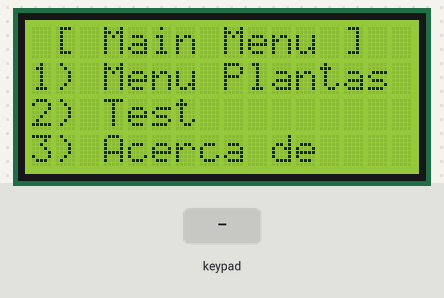
Bench run of a sketch on a simulated Arduino Uno, built with avr-gcc and run on an emulated ATmega328P. Parts: 16×4 character LCD. Inputs (shaded band) come from the test bench. What the sketch prints to the serial monitor is not drawn.

Above: at 1.2 s.
1.3 s: key '3' pressed
At 1.9 s:
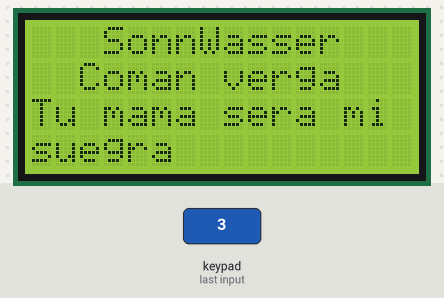
8.9 s: keypad keys 1 3 9 7 # pressed 0.4 s apart
At 10.3 s:
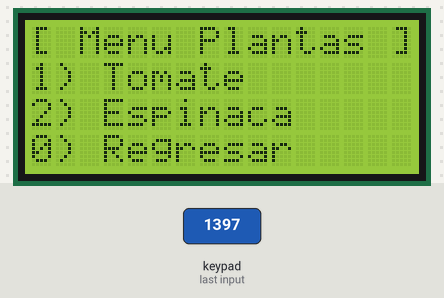
12.4 s: keypad keys 5 4 3 2 * pressed 0.4 s apart
At 14.6 s:
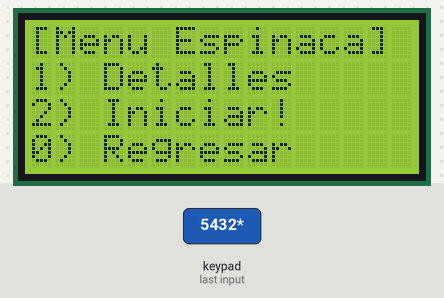
17.5 s: key '0' pressed
At 18.0 s:
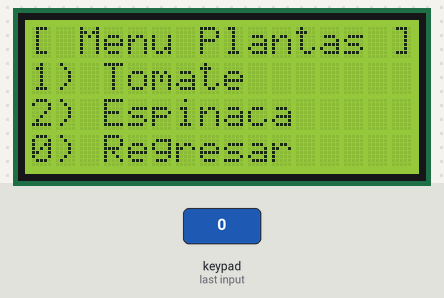
Timing chart, 0 to 20.1 s (numbered marks = the images above; inputs shaded):
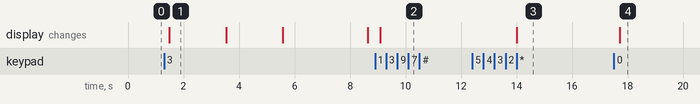

Measured:
- after the input at 1.3 s, the display: changes after 0.18 s (image 1)
- after the input at 8.9 s, the display: changes after 0.18 s (image 2)
- after the input at 12.4 s, the display: changes after 1.6 s (image 3)
- after the input at 17.5 s, the display: changes after 0.21 s (image 4)
- what the display in image 1 shows lasts 2.0 s, from 1.5 s to 3.5 s

The sketch:

sonnwasser.ino
```cpp
#include <LiquidCrystal_I2C.h>
#include <Keypad.h>
#define COL 16
#define LINES 4
#define ROWS 4
#define COLS 4

const char keys[ROWS][COLS] = {
  {'1','2','3','A'},
  {'4','5','6','B'},
  {'7','8','9','C'},
  {'*','0','#','D'}
};

int i,luz,hum;
float tem;

const byte rowPins[ROWS] = {9,8,7,6}; const byte colPins[COLS] = {5,4,3,2};

Keypad kpad=Keypad(makeKeymap(keys),rowPins,colPins,ROWS,COLS);
LiquidCrystal_I2C lcd(0x27,COL,LINES);

void setup(){
  Serial.begin(9600);
  lcd.init(); lcd.backlight();
   i=0;
}

void loop(){
char ke;

 if(i==0) {
  main_menu();
    ke=getch();
      if(ke=='1')
        i=1;
      else if(ke=='2')
        i=2;
      else if(ke=='3')
        i=3;
 }

 if(i==1){
  menu_plantas();
    ke=getch();
      if(ke=='1')
        i=11;
      else if(ke=='2')
        i=12;
      else if(ke=='0')
        i=0;
 }
 if(i==2){
  menu_test();
     ke=getch();
       if(ke=='1'){
         lcd.clear();
         i=21;
         }
       else if(ke=='2')
         i=22;
       else if(ke=='0')
        i=0;
 }
 if(i==3){
  about();
    i=0;
 }
 if(i==11){
  menu_tomate();
      ke=getch();
       if(ke=='1'){
          i=111;
         }
       else if(ke=='2')
         i=112;
       else if(ke=='0')
        i=1;

}

 if(i==12){
  menu_espinaca();
          ke=getch();
       if(ke=='1'){
          i=121;
         }
       else if(ke=='2')
         i=122;
       else if(ke=='0')
        i=1;


  }

 if(i==21) test_sensores();
 if(i==22) test_salidas();


}
```

io.ino
```cpp
#include <LiquidCrystal_I2C.h>
#include <Keypad.h>

char getch(){
  char key=NULL;
      while(key==0){
            key=kpad.getKey();
            delay(100);
        }
      if(key!=0){
       Serial.print("Tecla Pulsada: ");Serial.println(key);
        return key;
  }
}

void test_sensores(){
 char key=kpad.getKey();
  luz=analogRead(A0);
  hum=analogRead(A1);
  tem=(analogRead(A3)/1024.0)*500;

        delay(200);

    lcd.setCursor(0,0);
        lcd.print("Luz: "); lcd.print(luz); lcd.print("  ");
    lcd.setCursor(0,1);
        lcd.print("Humedad: "); lcd.print(hum); lcd.print("  ");
    lcd.setCursor(-4,2);
        lcd.print("Temp: "); lcd.print(tem); lcd.print("*C  ");

  if(key!=0){
      i=2;
    }
}

void test_salidas(){

  }
```

menus.ino
```cpp
#include <LiquidCrystal_I2C.h>
#include <Keypad.h>

void main_menu(){
  lcd.clear();
  lcd.setCursor(0,0);
  lcd.print(" [ Main Menu ]  ");
  lcd.setCursor(0,1);
  lcd.print("1) Menu Plantas");
  lcd.setCursor(-4,2);
  lcd.print("2) Test");
  lcd.setCursor(-4,3);
  lcd.print("3) Acerca de");
}

void menu_plantas(){
  lcd.clear();
  lcd.setCursor(0,0);
  lcd.print("[ Menu Plantas ]");
  lcd.setCursor(0,1);
  lcd.print("1) Tomate");
  lcd.setCursor(-4,2);
  lcd.print("2) Espinaca");
  lcd.setCursor(-4,3);
  lcd.print("0) Regresar");
}

void menu_tomate(){
  lcd.clear();
  lcd.setCursor(0,0);
  lcd.print(" [ Menu Tomate ]");
  lcd.setCursor(0,1);
  lcd.print("1) Detalles");
  lcd.setCursor(-4,2);
  lcd.print("2) Iniciar!");
  lcd.setCursor(-4,3);
  lcd.print("0) Regresar");
}

void menu_espinaca(){
  lcd.clear();
  lcd.setCursor(0,0);
  lcd.print("[Menu Espinaca] ");
  lcd.setCursor(0,1);
  lcd.print("1) Detalles");
  lcd.setCursor(-4,2);
  lcd.print("2) Iniciar!");
  lcd.setCursor(-4,3);
  lcd.print("0) Regresar");
}

void menu_test(){
  lcd.clear();
  lcd.setCursor(0,0);
  lcd.print(" [  Menu test ] ");
  lcd.setCursor(0,1);
  lcd.print("1) Sensores");
  lcd.setCursor(-4,2);
  lcd.print("2) Salidas");
  lcd.setCursor(-4,3);
  lcd.print("0) Regresar");
}
void about(){
  lcd.clear();
  lcd.setCursor(0,0);
  lcd.print("   SonnWasser   ");
  lcd.setCursor(0,1);
  lcd.print("  Coman verga   ");
  lcd.setCursor(-4,2);
  lcd.print("Tu mama sera mi");
  lcd.setCursor(-4,3);
  lcd.print("suegra");
  delay(2000);
  lcd.clear();
  lcd.setCursor(0,0);
  lcd.print("Integrantes:");
  lcd.setCursor(0,1);
  lcd.print("Carballo B Edwin");
  lcd.setCursor(-4,2);
  lcd.print("Jurado P Jesus");
  lcd.setCursor(-4,3);
  lcd.print("Abarca Z Enrique");
  delay(2000);
  lcd.clear();
  lcd.setCursor(0,0);
  lcd.print("Tellez C Ricardo");
  lcd.setCursor(0,1);
  lcd.print("Rodriguez M Gael");
  lcd.setCursor(-4,3);
  lcd.print("Y tu mama");
  delay(3000);
}
```
